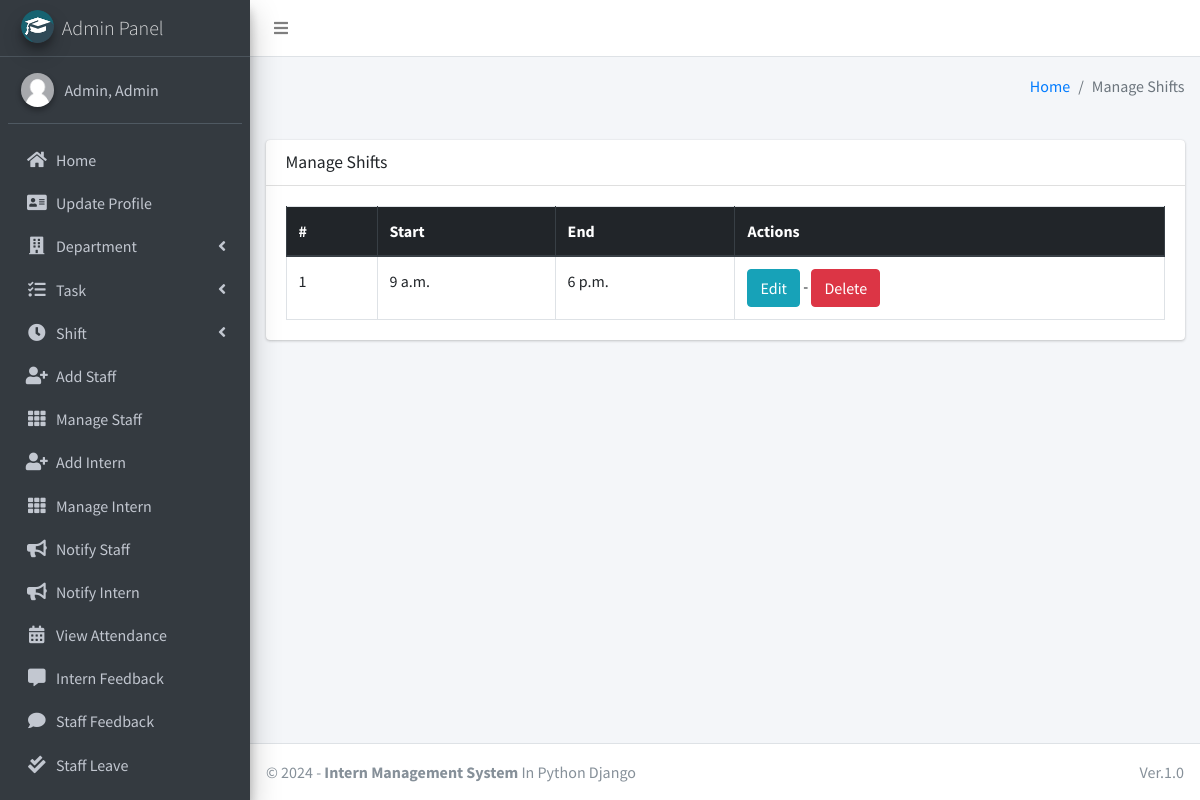
/shift/manage/ (signed in), run on the app's committed database.
### main_app/models.py (models this page shows, shortened)
class CustomUser(AbstractUser):
    USER_TYPE = ((1, "HOD"), (2, "Staff"), (3, "Intern"))
    GENDER = [("M", "Male"), ("F", "Female")]
    username = None  # Removed username, using email instead
    email = models.EmailField(unique=True)
    user_type = models.CharField(default=1, choices=USER_TYPE, max_length=1)
    gender = models.CharField(max_length=1, choices=GENDER)
    profile_pic = models.ImageField()
    address = models.TextField()
    fcm_token = models.TextField(default="")  # For firebase notifications
    created_at = models.DateTimeField(auto_now_add=True)
    updated_at = models.DateTimeField(auto_now=True)
    USERNAME_FIELD = "email"
    REQUIRED_FIELDS = []
    objects = CustomUserManager()
    def __str__(self):
        return self.last_name + ", " + self.first_name

class Shift(models.Model):
    start_time = models.TimeField(null = True)
    end_time = models.TimeField(null = True)

### main_app/hod_views.py (the view)
# urls.py: path("shift/manage/", hod_views.manage_shift, name='manage_shift'),
def manage_shift(request):
    shifts = Shift.objects.all()
    context = {'shifts': shifts, 'page_title': 'Manage Shifts'}
    return render(request, "hod_template/manage_shift.html", context)

### main_app/templates/hod_template/manage_shift.html (shortened to what this page needs)
{% extends 'main_app/base.html' %}
{% load static %}
{% block content %}
<section class="content">
    <div class="container-fluid">
        <div class="row">
            <div class="col-md-12">
                <div class="card">
                    <div class="card-header">
                        <h3 class="card-title">{{page_title}}</h3>
                    </div>
                    <div class="card-body">
                        <table id="example2" class="table table-bordered table-hover">
                            <thead class="thead-dark">
                                <tr>
                                    <th>#</th>
                                    <th>Start</th>
                                    <th>End</th>
                                    <th>Actions</th>
                                </tr>
                            </thead>
                            <tbody>
                                {% for shift in shifts %}
                                <tr>
                                    <td>{{ forloop.counter }}</td>
                                    <td>{{shift.start_time}}</td>
                                    <td>{{shift.end_time}}</td>
                                    <td><a href="{% url 'edit_shift' shift.id %}" class="btn btn-info">Edit</a> - <a href="{% url 'delete_shift' shift.id %}" onclick="return confirm('Are you sure you want to delete this ?')" class="btn btn-danger">Delete</a> </td>
                                </tr>
                                {% endfor %}
                            </tbody>
                        </table>
                    </div>
                </div>
            </div>
        </div>
    </div>
</section>
{% endblock content %}

### main_app/templates/main_app/sidebar_template.html (shortened to what this page needs)
{% load static %}
<aside class="main-sidebar sidebar-dark-info elevation-4">
    {% if request.user.user_type == '1' %}
    <a href="{% url 'admin_home' %}" class="brand-link">
        <img src="{% static 'dist/img/cmsl.png' %} " alt="AdminLTE Logo"
            class="brand-image img-circle elevation-3" >
        <span class="brand-text font-weight-light">Admin Panel</span>
    </a>
    <div class="sidebar">
        <div class="user-panel mt-3 pb-3 mb-3 d-flex">
            <div class="image">
                <img src="{{ request.user.profile_pic}}" class="img-circle elevation-2" alt="User Image">
            </div>
            <div class="info">
                <a href="#" class="d-block">{{user}}</a>
            </div>
        </div>
        <nav class="mt-2">
            <ul class="nav nav-pills nav-sidebar flex-column" data-widget="treeview" role="menu" data-accordion="false">
                <li class="nav-item">
                    {% url 'admin_home' as admin_home %}
                    <a href="{{admin_home}}" class="nav-link {% if admin_home == request.path %} active {% endif %}">
                        <i class="nav-icon fas fa-home"></i>
                        <p>
                            Home
                        </p>
                    </a>
                </li>
                <li class="nav-item">
                    {% url 'admin_view_profile' as admin_view_profile %}
                    <a href="{{admin_view_profile}}"
                        class="nav-link {% if admin_view_profile == request.path %} active {% endif %}">
                        <i class="nav-icon fas fa-address-card"></i>
                        <p>
                            Update Profile
                        </p>
                    </a>
                </li>
                <li class="nav-item has-treeview">
                    <a href="#" class="nav-link">
                        <i class="nav-icon fas fa-building"></i>
                        <p>
                            Department
                            <i class="fas fa-angle-left right"></i>
                        </p>
                    </a>
                </li>
                <li class="nav-item has-treeview">
                    <a href="#" class="nav-link">
                        <i class="nav-icon fas fa-tasks"></i>
                        <p>
                            Task
                            <i class="fas fa-angle-left right"></i>
                        </p>
                    </a>
                </li>
                <li class="nav-item has-treeview">
                    <a href="#" class="nav-link">
                        <i class="nav-icon fas fa-clock"></i>
                        <p>
                            Shift
                            <i class="fas fa-angle-left right"></i>
                        </p>
                    </a>
                </li>
                <li class="nav-item">
                    {% url 'add_staff' as add_staff %}
                    <a href="{{add_staff}}" class="nav-link {% if add_staff == request.path %} active {% endif %}">
                        <i class="nav-icon fas fa-user-plus"></i>
                        <p>
                            Add Staff
                        </p>
                    </a>
                </li>
                <li class="nav-item">
                    {% url 'manage_staff' as manage_staff %}
                    {% url 'edit_staff' staff_id as edit_staff %}
                    <a href="{{manage_staff}}"
                        class="nav-link {% if manage_staff == request.path or request.path == edit_staff %} active {% endif %}">
                        <i class="nav-icon fas fa-th"></i>
                        <p>
                            Manage Staff
                        </p>
                    </a>
                </li>
                <li class="nav-item">
                    {% url 'add_intern' as add_intern%}
                    <a href="{{add_intern}}" class="nav-link  {% if add_intern == request.path %} active {% endif %}">
                        <i class="nav-icon fas fa-user-plus"></i>
                        <p>
                            Add Intern
                        </p>
                    </a>
                </li>
                <li class="nav-item">
                    {% url 'manage_intern' as manage_intern %}
                    {% url 'edit_intern' intern_id as edit_intern %}
                    <a href="{{manage_intern}}"
                        class="nav-link  {% if edit_intern == request.path or manage_intern == request.path %} active {% endif %}">
                        <i class="nav-icon fas fa-th"></i>
                        <p>
                            Manage Intern
                        </p>
                    </a>
                </li>
                <li class="nav-item">
                    {% url 'admin_notify_staff' as admin_notify_staff %}
                    <a href="{{admin_notify_staff}}"
                        class="nav-link {% if admin_notify_staff == request.path %} active {% endif %}">
                        <i class="nav-icon fas fa-bullhorn"></i>
                        <p>
                            Notify Staff
                        </p>
                    </a>
                </li>
                <li class="nav-item">
                    {% url 'admin_notify_intern' as admin_notify_intern %}
                    <a href="{{admin_notify_intern}}"
                        class="nav-link {% if admin_notify_intern == request.path %} active {% endif %}">
                        <i class="nav-icon fas fa-bullhorn"></i>
                        <p>
                            Notify Intern
                        </p>
                    </a>
                </li>
                <li class="nav-item">
                    {% url 'admin_view_attendance' as admin_view_attendance %}
                <li class="nav-item">
                    <a href="{{admin_view_attendance}}"
                        class="nav-link  {% if admin_view_attendance == request.path %} active {% endif %}">
                        <i class="nav-icon fas fa-calendar-alt"></i>
                        <p>
                            View Attendance
                        </p>
                    </a>
                </li>
                <li class="nav-item">
                    {% url 'intern_feedback_message' as intern_feedback_message %}
                    <a href="{{ intern_feedback_message }}"
                        class="nav-link  {% if intern_feedback_message == request.path %} active {% endif %}">
                        <i class="nav-icon fas fa-comment-alt"></i>
                        <p>
                            Intern Feedback
                        </p>
                    </a>
                </li>
                <li class="nav-item">
                    {% url 'staff_feedback_message' as staff_feedback_message %}
                    <a href="{{staff_feedback_message}}"
                        class="nav-link   {% if staff_feedback_message == request.path %} active {% endif %}">
                        <i class="nav-icon fas fa-comment"></i>
                        <p>
                            Staff Feedback
                        </p>
                    </a>
                </li>
                <li class="nav-item">
                    {% url 'view_staff_leave' as view_staff_leave %}
                    <a href="{{view_staff_leave}}"
                        class="nav-link  {% if view_staff_leave == request.path %} active {% endif %}">
                        <i class="nav-icon fas fa-check-double"></i>
                        <p>
                            Staff Leave
                        </p>
                    </a>
                </li>
                <li class="nav-item">
                    {% url 'view_intern_leave' as view_intern_leave %}
                    <a href="{% url 'view_intern_leave' %}"
                        class="nav-link  {% if view_intern_leave == request.path %} active {% endif %}">
                    </a>
                </li>
                                        {% endif %}
                                    </ul>
                                </nav>
                            </div>
</aside>

### data on the page
CustomUser: user.profile_pic (placeholder picture), last_name+first_name "Admin, Admin"
Shift: start_time "9 a.m.", end_time "6 p.m."

### other printed values
{{ page_title }} "Manage Shifts"
